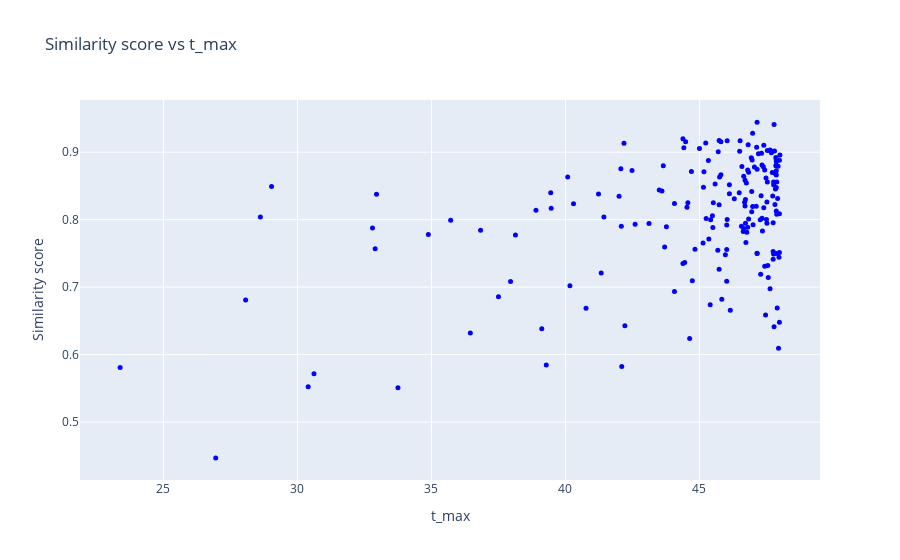
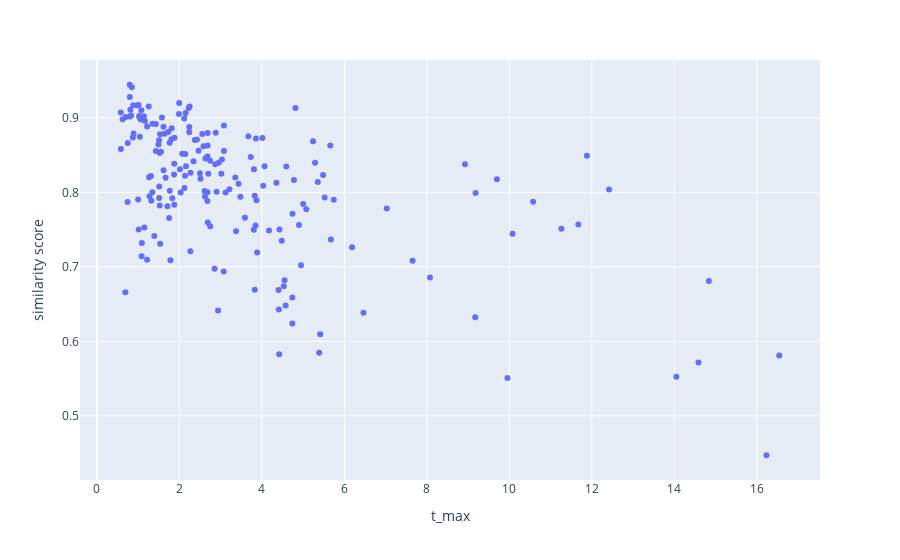

The notebook cell saved with these charts, in order:
### Code cell
x = df1[df1.index.isin(pid_positive)].color_t_max.values
y = list_sim_score1#[:-2]
z = list_t_max_rmse1#[:-2]


# y2 = list_sim_score2
# z2 = list_t_max_rmse2

x.shape, len(y)
# plotly scatter plot. x-y and x-y2
fig = go.Figure()
_ = fig.add_trace(go.Scatter(x=x, y=y, mode='markers',
                         marker=dict(size=5, color='blue'),
                         name='TEE+DAM'))
# _ =  fig.add_trace(go.Scatter(x=x, y=y2, mode='markers',
#                             marker=dict(size=5, color='red'),
#                             name='DAM'))
_ =  fig.update_layout(title='Similarity score vs t_max',
                    xaxis_title='t_max',
                    yaxis_title='Similarity score')
fig.show()

# scatter plot for z y
fig = px.scatter(x=z, y=y, labels={'x': 't_max', 'y': 'similarity score'})
fig.show()

### Figure 1 — Plotly figure (JSON) as saved in the notebook; plotly's stock layout.template omitted (floating-point values rounded to 4 significant figures; data arrays with more than 128 entries replaced by an {"elided": "..."} marker saying what was removed)
{"data": [{"marker": {"color": "blue", "size": 5}, "mode": "markers", "name": "TEE+DAM", "type": "scatter", "x": {"elided": "188 float values"}, "y": {"elided": "188 float values"}}], "layout": {"title": {"text": "Similarity score vs t_max"}, "xaxis": {"title": {"text": "t_max"}}, "yaxis": {"title": {"text": "Similarity score"}}}}

### Figure 2 — Plotly figure (JSON) as saved in the notebook; plotly's stock layout.template omitted (floating-point values rounded to 4 significant figures; data arrays with more than 128 entries replaced by an {"elided": "..."} marker saying what was removed)
{"data": [{"hovertemplate": "t_max=%{x}<br>similarity score=%{y}<extra></extra>", "legendgroup": "", "marker": {"color": "#636efa", "symbol": "circle"}, "mode": "markers", "name": "", "orientation": "v", "showlegend": false, "type": "scatter", "x": {"elided": "188 float values"}, "xaxis": "x", "y": {"elided": "188 float values"}, "yaxis": "y"}], "layout": {"legend": {"tracegroupgap": 0}, "margin": {"t": 60}, "xaxis": {"anchor": "y", "domain": [0, 1], "title": {"text": "t_max"}}, "yaxis": {"anchor": "x", "domain": [0, 1], "title": {"text": "similarity score"}}}}
